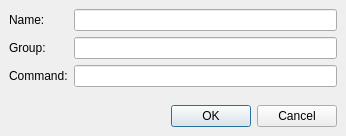
<ui version="4.0" >
 <class>SaveCannedBatchDialogUI</class>
 <widget class="QDialog" name="SaveCannedBatchDialogUI" >
  <property name="geometry" >
   <rect>
    <x>0</x>
    <y>0</y>
    <width>346</width>
    <height>136</height>
   </rect>
  </property>
  <property name="windowTitle" >
   <string>Save Canned Batch Job.</string>
  </property>
  <layout class="QVBoxLayout" >
   <property name="margin" >
    <number>9</number>
   </property>
   <property name="spacing" >
    <number>6</number>
   </property>
   <item>
    <layout class="QGridLayout" >
     <property name="margin" >
      <number>0</number>
     </property>
     <property name="spacing" >
      <number>6</number>
     </property>
     <item row="0" column="1" >
      <widget class="QLineEdit" name="mNameEdit" />
     </item>
     <item row="0" column="0" >
      <widget class="QLabel" name="label" >
       <property name="text" >
        <string>Name:</string>
       </property>
      </widget>
     </item>
     <item row="1" column="0" >
      <widget class="QLabel" name="label_2" >
       <property name="text" >
        <string>Group:</string>
       </property>
      </widget>
     </item>
     <item row="1" column="1" >
      <widget class="QLineEdit" name="mGroupEdit" />
     </item>
     <item row="2" column="0" >
      <widget class="QLabel" name="label_3" >
       <property name="text" >
        <string>Command:</string>
       </property>
      </widget>
     </item>
     <item row="2" column="1" >
      <widget class="QLineEdit" name="mCommandEdit" />
     </item>
    </layout>
   </item>
   <item>
    <spacer>
     <property name="orientation" >
      <enum>Qt::Vertical</enum>
     </property>
     <property name="sizeHint" >
      <size>
       <width>20</width>
       <height>40</height>
      </size>
     </property>
    </spacer>
   </item>
   <item>
    <widget class="QDialogButtonBox" name="buttonBox" >
     <property name="orientation" >
      <enum>Qt::Horizontal</enum>
     </property>
     <property name="standardButtons" >
      <set>QDialogButtonBox::Cancel|QDialogButtonBox::NoButton|QDialogButtonBox::Ok</set>
     </property>
    </widget>
   </item>
  </layout>
 </widget>
 <resources/>
 <connections>
  <connection>
   <sender>buttonBox</sender>
   <signal>accepted()</signal>
   <receiver>SaveCannedBatchDialogUI</receiver>
   <slot>accept()</slot>
   <hints>
    <hint type="sourcelabel" >
     <x>227</x>
     <y>114</y>
    </hint>
    <hint type="destinationlabel" >
     <x>157</x>
     <y>135</y>
    </hint>
   </hints>
  </connection>
  <connection>
   <sender>buttonBox</sender>
   <signal>rejected()</signal>
   <receiver>SaveCannedBatchDialogUI</receiver>
   <slot>reject()</slot>
   <hints>
    <hint type="sourcelabel" >
     <x>295</x>
     <y>120</y>
    </hint>
    <hint type="destinationlabel" >
     <x>286</x>
     <y>135</y>
    </hint>
   </hints>
  </connection>
 </connections>
</ui>
